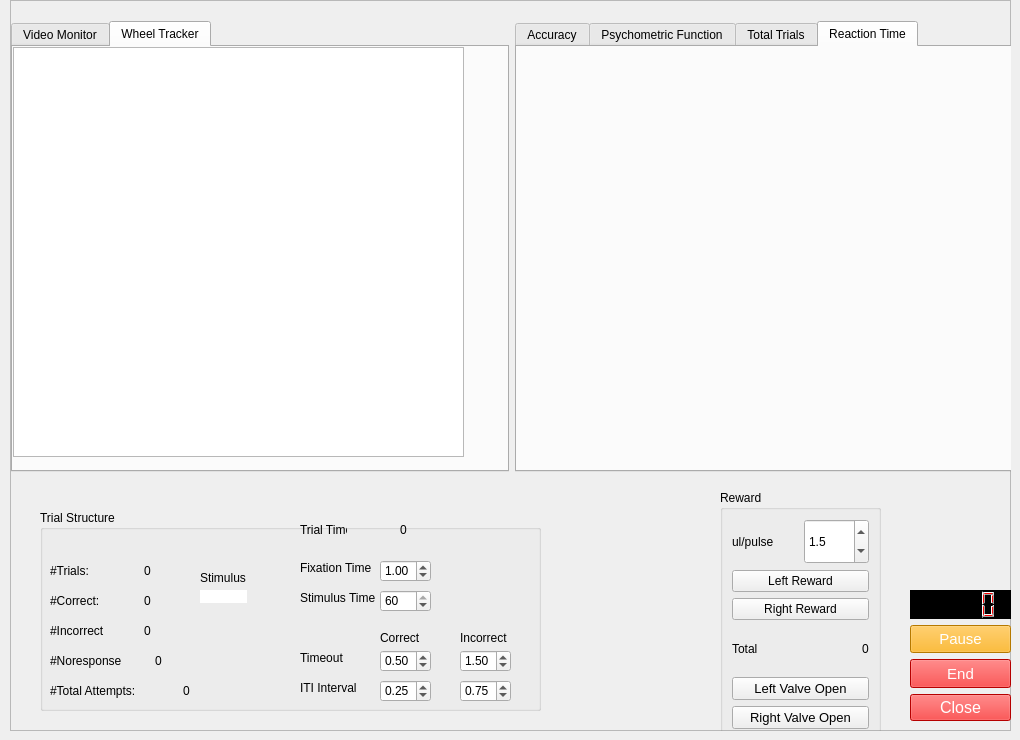
    <widget class="QWidget" name="rig_3">
     <attribute name="title">
      <string>Rig 3</string>
     </attribute>
     <widget class="QFrame" name="frame_3">
      <property name="geometry">
       <rect>
        <x>10</x>
        <y>0</y>
        <width>1001</width>
        <height>731</height>
       </rect>
      </property>
      <property name="frameShape">
       <enum>QFrame::StyledPanel</enum>
      </property>
      <property name="frameShadow">
       <enum>QFrame::Raised</enum>
      </property>
      <widget class="QGroupBox" name="TrialStructureBox_4">
       <property name="geometry">
        <rect>
         <x>30</x>
         <y>510</y>
         <width>501</width>
         <height>201</height>
        </rect>
       </property>
       <property name="title">
        <string>Trial Structure</string>
       </property>
       <widget class="QLabel" name="label_86">
        <property name="geometry">
         <rect>
          <x>260</x>
          <y>50</y>
          <width>81</width>
          <height>16</height>
         </rect>
        </property>
        <property name="text">
         <string>Fixation Time</string>
        </property>
       </widget>
       <widget class="QLabel" name="label_87">
        <property name="geometry">
         <rect>
          <x>260</x>
          <y>80</y>
          <width>81</width>
          <height>16</height>
         </rect>
        </property>
        <property name="text">
         <string>Stimulus Time</string>
        </property>
       </widget>
       <widget class="QLabel" name="label_88">
        <property name="geometry">
         <rect>
          <x>340</x>
          <y>120</y>
          <width>61</width>
          <height>16</height>
         </rect>
        </property>
        <property name="layoutDirection">
         <enum>Qt::LeftToRight</enum>
        </property>
        <property name="text">
         <string>Correct</string>
        </property>
       </widget>
       <widget class="QLabel" name="rig_3_trial_timer">
        <property name="geometry">
         <rect>
          <x>360</x>
          <y>10</y>
          <width>41</width>
          <height>20</height>
         </rect>
        </property>
        <property name="sizePolicy">
         <sizepolicy hsizetype="Expanding" vsizetype="Expanding">
          <horstretch>0</horstretch>
          <verstretch>0</verstretch>
         </sizepolicy>
        </property>
        <property name="text">
         <string>0</string>
        </property>
       </widget>
       <widget class="QLabel" name="label_89">
        <property name="geometry">
         <rect>
          <x>260</x>
          <y>10</y>
          <width>47</width>
          <height>20</height>
         </rect>
        </property>
        <property name="sizePolicy">
         <sizepolicy hsizetype="Expanding" vsizetype="Expanding">
          <horstretch>0</horstretch>
          <verstretch>0</verstretch>
         </sizepolicy>
        </property>
        <property name="text">
         <string>Trial Time</string>
        </property>
       </widget>
       <widget class="QLabel" name="label_90">
        <property name="geometry">
         <rect>
          <x>420</x>
          <y>120</y>
          <width>61</width>
          <height>16</height>
         </rect>
        </property>
        <property name="text">
         <string>Incorrect</string>
        </property>
       </widget>
       <widget class="QDoubleSpinBox" name="rig_3_stimulus_time">
        <property name="geometry">
         <rect>
          <x>340</x>
          <y>80</y>
          <width>51</width>
          <height>22</height>
         </rect>
        </property>
        <property name="decimals">
         <number>0</number>
        </property>
        <property name="minimum">
         <double>1.000000000000000</double>
        </property>
        <property name="maximum">
         <double>60.000000000000000</double>
        </property>
        <property name="value">
         <double>60.000000000000000</double>
        </property>
       </widget>
       <widget class="QDoubleSpinBox" name="rig_3_fixation_time">
        <property name="geometry">
         <rect>
          <x>340</x>
          <y>50</y>
          <width>51</width>
          <height>22</height>
         </rect>
        </property>
        <property name="accelerated">
         <bool>false</bool>
        </property>
        <property name="minimum">
         <double>0.000000000000000</double>
        </property>
        <property name="maximum">
         <double>2.000000000000000</double>
        </property>
        <property name="singleStep">
         <double>0.050000000000000</double>
        </property>
        <property name="value">
         <double>1.000000000000000</double>
        </property>
       </widget>
       <widget class="QDoubleSpinBox" name="rig_3_correct_to">
        <property name="geometry">
         <rect>
          <x>340</x>
          <y>140</y>
          <width>51</width>
          <height>22</height>
         </rect>
        </property>
        <property name="decimals">
         <number>2</number>
        </property>
        <property name="minimum">
         <double>0.000000000000000</double>
        </property>
        <property name="maximum">
         <double>3.000000000000000</double>
        </property>
        <property name="singleStep">
         <double>0.050000000000000</double>
        </property>
        <property name="value">
         <double>0.500000000000000</double>
        </property>
       </widget>
       <widget class="QDoubleSpinBox" name="rig_3_incorrect_to">
        <property name="geometry">
         <rect>
          <x>420</x>
          <y>140</y>
          <width>51</width>
          <height>22</height>
         </rect>
        </property>
        <property name="suffix">
         <string/>
        </property>
        <property name="decimals">
         <number>2</number>
        </property>
        <property name="minimum">
         <double>0.000000000000000</double>
        </property>
        <property name="maximum">
         <double>3.000000000000000</double>
        </property>
        <property name="singleStep">
         <double>0.050000000000000</double>
        </property>
        <property name="value">
         <double>1.500000000000000</double>
        </property>
       </widget>
       <widget class="QWidget" name="layoutWidget_38">
        <property name="geometry">
         <rect>
          <x>10</x>
          <y>50</y>
          <width>101</width>
          <height>21</height>
         </rect>
        </property>
        <layout class="QHBoxLayout" name="horizontalLayout_47">
         <item>
          <widget class="QLabel" name="label_91">
           <property name="sizePolicy">
            <sizepolicy hsizetype="Expanding" vsizetype="Expanding">
             <horstretch>0</horstretch>
             <verstretch>0</verstretch>
            </sizepolicy>
           </property>
           <property name="text">
            <string>#Trials:</string>
           </property>
          </widget>
         </item>
         <item>
          <widget class="QLabel" name="rig_3_total_trials">
           <property name="text">
            <string>0</string>
           </property>
          </widget>
         </item>
        </layout>
       </widget>
       <widget class="QWidget" name="layoutWidget_39">
        <property name="geometry">
         <rect>
          <x>10</x>
          <y>80</y>
          <width>101</width>
          <height>21</height>
         </rect>
        </property>
        <layout class="QHBoxLayout" name="horizontalLayout_48">
         <item>
          <widget class="QLabel" name="label_92">
           <property name="sizePolicy">
            <sizepolicy hsizetype="Expanding" vsizetype="Expanding">
             <horstretch>0</horstretch>
             <verstretch>0</verstretch>
            </sizepolicy>
           </property>
           <property name="text">
            <string>#Correct:</string>
           </property>
          </widget>
         </item>
         <item>
          <widget class="QLabel" name="rig_3_correct_trials">
           <property name="text">
            <string>0</string>
           </property>
          </widget>
         </item>
        </layout>
       </widget>
       <widget class="QWidget" name="layoutWidget_40">
        <property name="geometry">
         <rect>
          <x>10</x>
          <y>110</y>
          <width>101</width>
          <height>21</height>
         </rect>
        </property>
        <layout class="QHBoxLayout" name="horizontalLayout_49">
         <item>
          <widget class="QLabel" name="label_93">
           <property name="sizePolicy">
            <sizepolicy hsizetype="Expanding" vsizetype="Expanding">
             <horstretch>0</horstretch>
             <verstretch>0</verstretch>
            </sizepolicy>
           </property>
           <property name="text">
            <string>#Incorrect</string>
           </property>
          </widget>
         </item>
         <item>
          <widget class="QLabel" name="rig_3_incorrect_trials">
           <property name="text">
            <string>0</string>
           </property>
          </widget>
         </item>
        </layout>
       </widget>
       <widget class="QWidget" name="layoutWidget_41">
        <property name="geometry">
         <rect>
          <x>10</x>
          <y>140</y>
          <width>112</width>
          <height>21</height>
         </rect>
        </property>
        <layout class="QHBoxLayout" name="horizontalLayout_50">
         <item>
          <widget class="QLabel" name="label_94">
           <property name="sizePolicy">
            <sizepolicy hsizetype="Expanding" vsizetype="Expanding">
             <horstretch>0</horstretch>
             <verstretch>0</verstretch>
            </sizepolicy>
           </property>
           <property name="text">
            <string>#Noresponse</string>
           </property>
          </widget>
         </item>
         <item>
          <widget class="QLabel" name="rig_3_noresponse_trials">
           <property name="text">
            <string>0</string>
           </property>
           <property name="alignment">
            <set>Qt::AlignLeading|Qt::AlignLeft|Qt::AlignVCenter</set>
           </property>
          </widget>
         </item>
        </layout>
       </widget>
       <widget class="QLabel" name="label_95">
        <property name="geometry">
         <rect>
          <x>160</x>
          <y>60</y>
          <width>51</width>
          <height>16</height>
         </rect>
        </property>
        <property name="text">
         <string>Stimulus</string>
        </property>
       </widget>
       <widget class="QLabel" name="rig_3_current_stimulus">
        <property name="geometry">
         <rect>
          <x>160</x>
          <y>80</y>
          <width>47</width>
          <height>13</height>
         </rect>
        </property>
        <property name="styleSheet">
         <string notr="true">background-color: rgb(255, 255, 255);</string>
        </property>
        <property name="frameShape">
         <enum>QFrame::NoFrame</enum>
        </property>
        <property name="text">
         <string/>
        </property>
        <property name="alignment">
         <set>Qt::AlignCenter</set>
        </property>
       </widget>
       <widget class="QWidget" name="layoutWidget_42">
        <property name="geometry">
         <rect>
          <x>10</x>
          <y>170</y>
          <width>140</width>
          <height>21</height>
         </rect>
        </property>
        <layout class="QHBoxLayout" name="horizontalLayout_51">
         <item>
          <widget class="QLabel" name="label_96">
           <property name="sizePolicy">
            <sizepolicy hsizetype="Expanding" vsizetype="Expanding">
             <horstretch>0</horstretch>
             <verstretch>0</verstretch>
            </sizepolicy>
           </property>
           <property name="text">
            <string>#Total Attempts:</string>
           </property>
          </widget>
         </item>
         <item>
          <widget class="QLabel" name="rig_3_attempt_trials">
           <property name="text">
            <string>0</string>
           </property>
          </widget>
         </item>
        </layout>
       </widget>
       <widget class="QLabel" name="label_97">
        <property name="geometry">
         <rect>
          <x>260</x>
          <y>170</y>
          <width>61</width>
          <height>16</height>
         </rect>
        </property>
        <property name="text">
         <string>ITI Interval</string>
        </property>
       </widget>
       <widget class="QDoubleSpinBox" name="rig_3_correct_iti">
        <property name="geometry">
         <rect>
          <x>340</x>
          <y>170</y>
          <width>51</width>
          <height>22</height>
         </rect>
        </property>
        <property name="accelerated">
         <bool>false</bool>
        </property>
        <property name="minimum">
         <double>0.000000000000000</double>
        </property>
        <property name="maximum">
         <double>10.000000000000000</double>
        </property>
        <property name="singleStep">
         <double>0.050000000000000</double>
        </property>
        <property name="value">
         <double>0.250000000000000</double>
        </property>
       </widget>
       <widget class="QLabel" name="label_98">
        <property name="geometry">
         <rect>
          <x>260</x>
          <y>140</y>
          <width>61</width>
          <height>16</height>
         </rect>
        </property>
        <property name="layoutDirection">
         <enum>Qt::LeftToRight</enum>
        </property>
        <property name="text">
         <string>Timeout</string>
        </property>
       </widget>
       <widget class="QDoubleSpinBox" name="rig_3_incorrect_iti">
        <property name="geometry">
         <rect>
          <x>420</x>
          <y>170</y>
          <width>51</width>
          <height>22</height>
         </rect>
        </property>
        <property name="accelerated">
         <bool>false</bool>
        </property>
        <property name="minimum">
         <double>0.000000000000000</double>
        </property>
        <property name="maximum">
         <double>10.000000000000000</double>
        </property>
        <property name="singleStep">
         <double>0.050000000000000</double>
        </property>
        <property name="value">
         <double>0.750000000000000</double>
        </property>
       </widget>
      </widget>
      <widget class="QGroupBox" name="RewardBox_4">
       <property name="geometry">
        <rect>
         <x>710</x>
         <y>490</y>
         <width>161</width>
         <height>251</height>
        </rect>
       </property>
       <property name="title">
        <string>Reward</string>
       </property>
       <layout class="QGridLayout" name="gridLayout_6">
        <item row="0" column="0">
         <layout class="QHBoxLayout" name="horizontalLayout_52">
          <item>
           <widget class="QLabel" name="label_99">
            <property name="sizePolicy">
             <sizepolicy hsizetype="Expanding" vsizetype="Expanding">
              <horstretch>0</horstretch>
              <verstretch>0</verstretch>
             </sizepolicy>
            </property>
            <property name="text">
             <string>ul/pulse</string>
            </property>
           </widget>
          </item>
          <item>
           <widget class="QDoubleSpinBox" name="rig_3_ulpp">
            <property name="sizePolicy">
             <sizepolicy hsizetype="Expanding" vsizetype="Expanding">
              <horstretch>0</horstretch>
              <verstretch>0</verstretch>
             </sizepolicy>
            </property>
            <property name="readOnly">
             <bool>false</bool>
            </property>
            <property name="buttonSymbols">
             <enum>QAbstractSpinBox::UpDownArrows</enum>
            </property>
            <property name="keyboardTracking">
             <bool>true</bool>
            </property>
            <property name="decimals">
             <number>1</number>
            </property>
            <property name="minimum">
             <double>1.000000000000000</double>
            </property>
            <property name="maximum">
             <double>3.000000000000000</double>
            </property>
            <property name="singleStep">
             <double>0.100000000000000</double>
            </property>
            <property name="value">
             <double>1.500000000000000</double>
            </property>
           </widget>
          </item>
         </layout>
        </item>
        <item row="1" column="0">
         <layout class="QVBoxLayout" name="verticalLayout_11">
          <item>
           <widget class="QPushButton" name="rig_3_pulse_left">
            <property name="text">
             <string>Left Reward</string>
            </property>
           </widget>
          </item>
          <item>
           <widget class="QPushButton" name="rig_3_pulse_right">
            <property name="text">
             <string>Right Reward</string>
            </property>
           </widget>
          </item>
         </layout>
        </item>
        <item row="2" column="0">
         <layout class="QHBoxLayout" name="horizontalLayout_53">
          <item>
           <widget class="QLabel" name="label_100">
            <property name="sizePolicy">
             <sizepolicy hsizetype="Expanding" vsizetype="Expanding">
              <horstretch>0</horstretch>
              <verstretch>0</verstretch>
             </sizepolicy>
            </property>
            <property name="text">
             <string>Total</string>
            </property>
           </widget>
          </item>
          <item>
           <widget class="QLabel" name="rig_3_total_reward">
            <property name="text">
             <string>0</string>
            </property>
           </widget>
          </item>
         </layout>
        </item>
        <item row="3" column="0">
         <layout class="QVBoxLayout" name="verticalLayout_12">
          <item>
           <widget class="QPushButton" name="rig_3_left_valve">
            <property name="font">
             <font>
              <pointsize>10</pointsize>
             </font>
            </property>
            <property name="text">
             <string>Left Valve Open</string>
            </property>
           </widget>
          </item>
          <item>
           <widget class="QPushButton" name="rig_3_right_valve">
            <property name="font">
             <font>
              <pointsize>10</pointsize>
             </font>
            </property>
            <property name="text">
             <string>Right Valve Open</string>
            </property>
           </widget>
          </item>
         </layout>
        </item>
       </layout>
      </widget>
      <widget class="QWidget" name="layoutWidget_43">
       <property name="geometry">
        <rect>
         <x>900</x>
         <y>590</y>
         <width>101</width>
         <height>131</height>
        </rect>
       </property>
       <layout class="QVBoxLayout" name="SessionControlBox_6">
        <item>
         <widget class="QLCDNumber" name="rig_3_session_timer">
          <property name="sizePolicy">
           <sizepolicy hsizetype="Expanding" vsizetype="Expanding">
            <horstretch>0</horstretch>
            <verstretch>0</verstretch>
           </sizepolicy>
          </property>
          <property name="styleSheet">
           <string notr="true">background-color: rgb(0, 0, 0);
border-color: rgb(255, 0, 0);
color: rgb(255, 0, 0);</string>
          </property>
          <property name="intValue" stdset="0">
           <number>0</number>
          </property>
         </widget>
        </item>
        <item>
         <widget class="QPushButton" name="rig_3_pause_experiment">
          <property name="sizePolicy">
           <sizepolicy hsizetype="Expanding" vsizetype="Expanding">
            <horstretch>0</horstretch>
            <verstretch>0</verstretch>
           </sizepolicy>
          </property>
          <property name="font">
           <font>
            <pointsize>11</pointsize>
           </font>
          </property>
          <property name="styleSheet">
           <string notr="true">background-color: rgb(255, 170, 0);
color: rgb(255, 255, 255);</string>
          </property>
          <property name="text">
           <string>Pause</string>
          </property>
         </widget>
        </item>
        <item>
         <widget class="QPushButton" name="rig_3_end_experiment">
          <property name="sizePolicy">
           <sizepolicy hsizetype="Expanding" vsizetype="Expanding">
            <horstretch>0</horstretch>
            <verstretch>0</verstretch>
           </sizepolicy>
          </property>
          <property name="font">
           <font>
            <pointsize>11</pointsize>
           </font>
          </property>
          <property name="styleSheet">
           <string notr="true">background-color: rgb(255, 0, 0);
color: rgb(255, 255, 255);</string>
          </property>
          <property name="text">
           <string>End</string>
          </property>
         </widget>
        </item>
        <item>
         <widget class="QPushButton" name="rig_3_close_experiment">
          <property name="font">
           <font>
            <pointsize>12</pointsize>
           </font>
          </property>
          <property name="styleSheet">
           <string notr="true">background-color: rgb(255, 0, 0);
color: rgb(255, 255, 255);</string>
          </property>
          <property name="text">
           <string>Close</string>
          </property>
          <property name="checkable">
           <bool>false</bool>
          </property>
         </widget>
        </item>
       </layout>
      </widget>
      <widget class="QWidget" name="layoutWidget">
       <property name="geometry">
        <rect>
         <x>1</x>
         <y>21</y>
         <width>1001</width>
         <height>451</height>
        </rect>
       </property>
       <layout class="QHBoxLayout" name="horizontalLayout_8">
        <item>
         <widget class="QTabWidget" name="BehaviorMonitor_5">
          <property name="sizePolicy">
           <sizepolicy hsizetype="Expanding" vsizetype="Expanding">
            <horstretch>0</horstretch>
            <verstretch>0</verstretch>
           </sizepolicy>
          </property>
          <property name="autoFillBackground">
           <bool>true</bool>
          </property>
          <property name="currentIndex">
           <number>1</number>
          </property>
          <property name="iconSize">
           <size>
            <width>16</width>
            <height>16</height>
           </size>
          </property>
          <property name="elideMode">
           <enum>Qt::ElideLeft</enum>
          </property>
          <widget class="QWidget" name="tab_16">
           <attribute name="title">
            <string>Video Monitor</string>
           </attribute>
           <widget class="QLabel" name="Stream_6">
            <property name="geometry">
             <rect>
              <x>10</x>
              <y>0</y>
              <width>441</width>
              <height>410</height>
             </rect>
            </property>
            <property name="text">
             <string/>
            </property>
           </widget>
          </widget>
          <widget class="QWidget" name="tab_17">
           <attribute name="title">
            <string>Wheel Tracker</string>
           </attribute>
           <widget class="QGraphicsView" name="graphicsView_6">
            <property name="geometry">
             <rect>
              <x>0</x>
              <y>0</y>
              <width>451</width>
              <height>410</height>
             </rect>
            </property>
           </widget>
          </widget>
         </widget>
        </item>
        <item>
         <widget class="QTabWidget" name="TaskMonitor_5">
          <property name="sizePolicy">
           <sizepolicy hsizetype="Expanding" vsizetype="Expanding">
            <horstretch>0</horstretch>
            <verstretch>0</verstretch>
           </sizepolicy>
          </property>
          <property name="focusPolicy">
           <enum>Qt::TabFocus</enum>
          </property>
          <property name="autoFillBackground">
           <bool>false</bool>
          </property>
          <property name="tabPosition">
           <enum>QTabWidget::North</enum>
          </property>
          <property name="tabShape">
           <enum>QTabWidget::Rounded</enum>
          </property>
          <property name="currentIndex">
           <number>3</number>
          </property>
          <widget class="QWidget" name="tab1_6">
           <attribute name="title">
            <string>Accuracy</string>
           </attribute>
           <widget class="PlotWidget" name="rig_3_accuracy_plot" native="true">
            <property name="geometry">
             <rect>
              <x>10</x>
              <y>0</y>
              <width>470</width>
              <height>410</height>
             </rect>
            </property>
           </widget>
          </widget>
          <widget class="QWidget" name="tab2_6">
           <attribute name="title">
            <string>Psychometric Function</string>
           </attribute>
           <widget class="PlotWidget" name="rig_3_psychometric_plot" native="true">
            <property name="geometry">
             <rect>
              <x>10</x>
              <y>0</y>
              <width>470</width>
              <height>410</height>
             </rect>
            </property>
           </widget>
          </widget>
          <widget class="QWidget" name="tab3_6">
           <attribute name="title">
            <string>Total Trials</string>
           </attribute>
           <widget class="PlotWidget" name="rig_3_trial_plot" native="true">
            <property name="geometry">
             <rect>
              <x>10</x>
              <y>0</y>
              <width>470</width>
              <height>410</height>
             </rect>
            </property>
           </widget>
          </widget>
          <widget class="QWidget" name="tab_18">
           <attribute name="title">
            <string>Reaction Time</string>
           </attribute>
           <widget class="PlotWidget" name="rig_3_rt_plot" native="true">
            <property name="geometry">
             <rect>
              <x>10</x>
              <y>0</y>
              <width>470</width>
              <height>410</height>
             </rect>
            </property>
            <property name="sizePolicy">
             <sizepolicy hsizetype="Expanding" vsizetype="Expanding">
              <horstretch>0</horstretch>
              <verstretch>0</verstretch>
             </sizepolicy>
            </property>
           </widget>
          </widget>
         </widget>
        </item>
       </layout>
      </widget>
     </widget>
    </widget>
